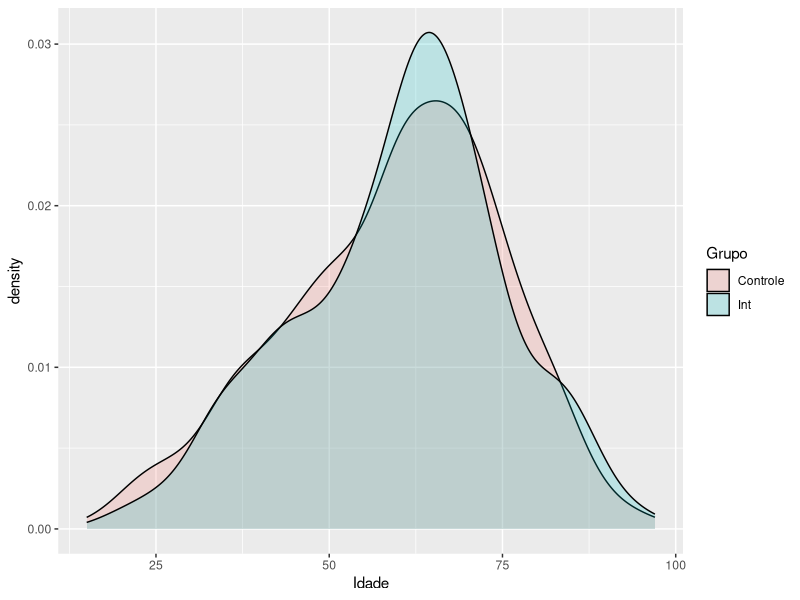

Generate this figure with R:
## ---- chunk 1
knitr::opts_chunk$set(echo = TRUE)
## ---- chunk 2
library(tidyverse)
library(readxl)
library(skimr)
df <- read_excel("../epicov_inicial.xlsx")
## Definindo o data frame apenas com paciente que usaram VNI e/ou CNAF pré-IOT
df_pre <- filter(df, `Usou VNI pre IOT?` == "Yes" | `Usou CNAF pre IOT?` == "Yes")
## Data frame apenas com paciente que não usaram VNI/CNAF pré-IOT
df_npre <- filter(df, `Usou VNI pre IOT?` == "No" & `Usou CNAF pre IOT?` == "No")
## Data total com coluna de grupos
df_pre$Grupo <- c("Int")
df_npre$Grupo <- c("Controle")
df_pret <- rbind(df_pre, df_npre)
## ---- chunk 3
as.data.frame(skim(df_pre$Idade))
## ---- chunk 4
as.data.frame(skim(df_npre$Idade))
## ---- chunk 5
#Grupo Intervenção
shapiro.test(df_pre$Idade)
shapiro.test(df_npre$Idade)
## ---- chunk 6
ggplot(df_pret, aes(Idade, fill=Grupo)) +
  geom_density(alpha=0.2)
wilcox.test(df_pre$Idade, df_npre$Idade)
